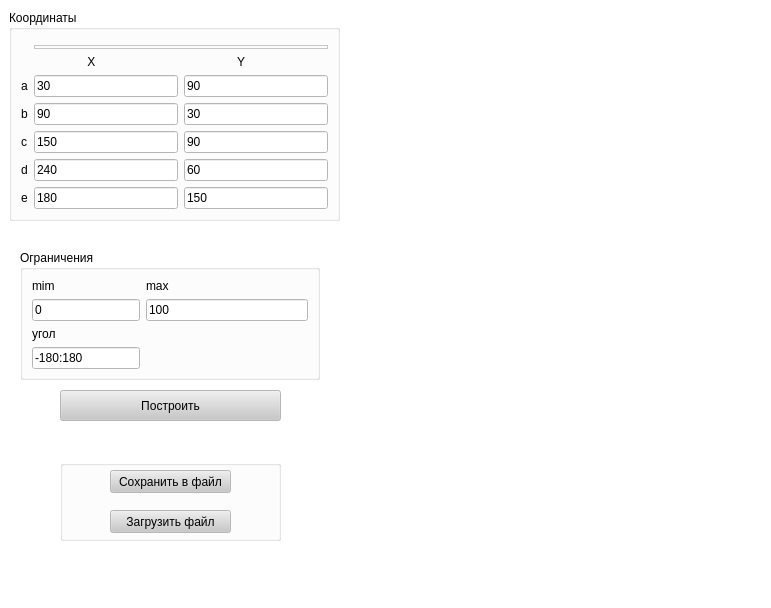
<?xml version="1.0" encoding="UTF-8"?>
<ui version="4.0">
 <class>MainWindow</class>
 <widget class="QMainWindow" name="MainWindow">
  <property name="geometry">
   <rect>
    <x>0</x>
    <y>0</y>
    <width>771</width>
    <height>608</height>
   </rect>
  </property>
  <property name="palette">
   <palette>
    <active>
     <colorrole role="WindowText">
      <brush brushstyle="SolidPattern">
       <color alpha="255">
        <red>0</red>
        <green>0</green>
        <blue>0</blue>
       </color>
      </brush>
     </colorrole>
     <colorrole role="Button">
      <brush brushstyle="SolidPattern">
       <color alpha="255">
        <red>200</red>
        <green>200</green>
        <blue>200</blue>
       </color>
      </brush>
     </colorrole>
     <colorrole role="Light">
      <brush brushstyle="SolidPattern">
       <color alpha="255">
        <red>255</red>
        <green>255</green>
        <blue>255</blue>
       </color>
      </brush>
     </colorrole>
     <colorrole role="Midlight">
      <brush brushstyle="SolidPattern">
       <color alpha="255">
        <red>170</red>
        <green>170</green>
        <blue>170</blue>
       </color>
      </brush>
     </colorrole>
     <colorrole role="Dark">
      <brush brushstyle="SolidPattern">
       <color alpha="255">
        <red>8</red>
        <green>8</green>
        <blue>8</blue>
       </color>
      </brush>
     </colorrole>
     <colorrole role="Mid">
      <brush brushstyle="SolidPattern">
       <color alpha="255">
        <red>106</red>
        <green>106</green>
        <blue>106</blue>
       </color>
      </brush>
     </colorrole>
     <colorrole role="Text">
      <brush brushstyle="SolidPattern">
       <color alpha="255">
        <red>0</red>
        <green>0</green>
        <blue>0</blue>
       </color>
      </brush>
     </colorrole>
     <colorrole role="ButtonText">
      <brush brushstyle="SolidPattern">
       <color alpha="255">
        <red>0</red>
        <green>0</green>
        <blue>0</blue>
       </color>
      </brush>
     </colorrole>
     <colorrole role="Base">
      <brush brushstyle="SolidPattern">
       <color alpha="255">
        <red>255</red>
        <green>255</green>
        <blue>255</blue>
       </color>
      </brush>
     </colorrole>
     <colorrole role="Window">
      <brush brushstyle="SolidPattern">
       <color alpha="255">
        <red>255</red>
        <green>255</green>
        <blue>255</blue>
       </color>
      </brush>
     </colorrole>
     <colorrole role="Shadow">
      <brush brushstyle="SolidPattern">
       <color alpha="255">
        <red>99</red>
        <green>15</green>
        <blue>105</blue>
       </color>
      </brush>
     </colorrole>
     <colorrole role="AlternateBase">
      <brush brushstyle="SolidPattern">
       <color alpha="255">
        <red>170</red>
        <green>255</green>
        <blue>255</blue>
       </color>
      </brush>
     </colorrole>
     <colorrole role="NoRole">
      <brush brushstyle="SolidPattern">
       <color alpha="255">
        <red>207</red>
        <green>207</green>
        <blue>207</blue>
       </color>
      </brush>
     </colorrole>
     <colorrole role="ToolTipBase">
      <brush brushstyle="SolidPattern">
       <color alpha="255">
        <red>255</red>
        <green>172</green>
        <blue>181</blue>
       </color>
      </brush>
     </colorrole>
     <colorrole role="PlaceholderText">
      <brush brushstyle="SolidPattern">
       <color alpha="128">
        <red>170</red>
        <green>0</green>
        <blue>127</blue>
       </color>
      </brush>
     </colorrole>
    </active>
    <inactive>
     <colorrole role="WindowText">
      <brush brushstyle="SolidPattern">
       <color alpha="255">
        <red>0</red>
        <green>0</green>
        <blue>0</blue>
       </color>
      </brush>
     </colorrole>
     <colorrole role="Button">
      <brush brushstyle="SolidPattern">
       <color alpha="255">
        <red>200</red>
        <green>200</green>
        <blue>200</blue>
       </color>
      </brush>
     </colorrole>
     <colorrole role="Light">
      <brush brushstyle="SolidPattern">
       <color alpha="255">
        <red>255</red>
        <green>255</green>
        <blue>255</blue>
       </color>
      </brush>
     </colorrole>
     <colorrole role="Midlight">
      <brush brushstyle="SolidPattern">
       <color alpha="255">
        <red>170</red>
        <green>170</green>
        <blue>170</blue>
       </color>
      </brush>
     </colorrole>
     <colorrole role="Dark">
      <brush brushstyle="SolidPattern">
       <color alpha="255">
        <red>8</red>
        <green>8</green>
        <blue>8</blue>
       </color>
      </brush>
     </colorrole>
     <colorrole role="Mid">
      <brush brushstyle="SolidPattern">
       <color alpha="255">
        <red>106</red>
        <green>106</green>
        <blue>106</blue>
       </color>
      </brush>
     </colorrole>
     <colorrole role="Text">
      <brush brushstyle="SolidPattern">
       <color alpha="255">
        <red>0</red>
        <green>0</green>
        <blue>0</blue>
       </color>
      </brush>
     </colorrole>
     <colorrole role="ButtonText">
      <brush brushstyle="SolidPattern">
       <color alpha="255">
        <red>0</red>
        <green>0</green>
        <blue>0</blue>
       </color>
      </brush>
     </colorrole>
     <colorrole role="Base">
      <brush brushstyle="SolidPattern">
       <color alpha="255">
        <red>255</red>
        <green>255</green>
        <blue>255</blue>
       </color>
      </brush>
     </colorrole>
     <colorrole role="Window">
      <brush brushstyle="SolidPattern">
       <color alpha="255">
        <red>255</red>
        <green>255</green>
        <blue>255</blue>
       </color>
      </brush>
     </colorrole>
     <colorrole role="Shadow">
      <brush brushstyle="SolidPattern">
       <color alpha="255">
        <red>99</red>
        <green>15</green>
        <blue>105</blue>
       </color>
      </brush>
     </colorrole>
     <colorrole role="AlternateBase">
      <brush brushstyle="SolidPattern">
       <color alpha="255">
        <red>170</red>
        <green>255</green>
        <blue>255</blue>
       </color>
      </brush>
     </colorrole>
     <colorrole role="NoRole">
      <brush brushstyle="SolidPattern">
       <color alpha="255">
        <red>207</red>
        <green>207</green>
        <blue>207</blue>
       </color>
      </brush>
     </colorrole>
     <colorrole role="ToolTipBase">
      <brush brushstyle="SolidPattern">
       <color alpha="255">
        <red>255</red>
        <green>172</green>
        <blue>181</blue>
       </color>
      </brush>
     </colorrole>
     <colorrole role="PlaceholderText">
      <brush brushstyle="SolidPattern">
       <color alpha="128">
        <red>170</red>
        <green>0</green>
        <blue>127</blue>
       </color>
      </brush>
     </colorrole>
    </inactive>
    <disabled>
     <colorrole role="WindowText">
      <brush brushstyle="SolidPattern">
       <color alpha="255">
        <red>8</red>
        <green>8</green>
        <blue>8</blue>
       </color>
      </brush>
     </colorrole>
     <colorrole role="Button">
      <brush brushstyle="SolidPattern">
       <color alpha="255">
        <red>200</red>
        <green>200</green>
        <blue>200</blue>
       </color>
      </brush>
     </colorrole>
     <colorrole role="Light">
      <brush brushstyle="SolidPattern">
       <color alpha="255">
        <red>255</red>
        <green>255</green>
        <blue>255</blue>
       </color>
      </brush>
     </colorrole>
     <colorrole role="Midlight">
      <brush brushstyle="SolidPattern">
       <color alpha="255">
        <red>170</red>
        <green>170</green>
        <blue>170</blue>
       </color>
      </brush>
     </colorrole>
     <colorrole role="Dark">
      <brush brushstyle="SolidPattern">
       <color alpha="255">
        <red>8</red>
        <green>8</green>
        <blue>8</blue>
       </color>
      </brush>
     </colorrole>
     <colorrole role="Mid">
      <brush brushstyle="SolidPattern">
       <color alpha="255">
        <red>106</red>
        <green>106</green>
        <blue>106</blue>
       </color>
      </brush>
     </colorrole>
     <colorrole role="Text">
      <brush brushstyle="SolidPattern">
       <color alpha="255">
        <red>8</red>
        <green>8</green>
        <blue>8</blue>
       </color>
      </brush>
     </colorrole>
     <colorrole role="ButtonText">
      <brush brushstyle="SolidPattern">
       <color alpha="255">
        <red>8</red>
        <green>8</green>
        <blue>8</blue>
       </color>
      </brush>
     </colorrole>
     <colorrole role="Base">
      <brush brushstyle="SolidPattern">
       <color alpha="255">
        <red>255</red>
        <green>255</green>
        <blue>255</blue>
       </color>
      </brush>
     </colorrole>
     <colorrole role="Window">
      <brush brushstyle="SolidPattern">
       <color alpha="255">
        <red>255</red>
        <green>255</green>
        <blue>255</blue>
       </color>
      </brush>
     </colorrole>
     <colorrole role="Shadow">
      <brush brushstyle="SolidPattern">
       <color alpha="255">
        <red>99</red>
        <green>15</green>
        <blue>105</blue>
       </color>
      </brush>
     </colorrole>
     <colorrole role="AlternateBase">
      <brush brushstyle="SolidPattern">
       <color alpha="255">
        <red>170</red>
        <green>255</green>
        <blue>255</blue>
       </color>
      </brush>
     </colorrole>
     <colorrole role="NoRole">
      <brush brushstyle="SolidPattern">
       <color alpha="255">
        <red>207</red>
        <green>207</green>
        <blue>207</blue>
       </color>
      </brush>
     </colorrole>
     <colorrole role="ToolTipBase">
      <brush brushstyle="SolidPattern">
       <color alpha="255">
        <red>255</red>
        <green>172</green>
        <blue>181</blue>
       </color>
      </brush>
     </colorrole>
     <colorrole role="PlaceholderText">
      <brush brushstyle="SolidPattern">
       <color alpha="128">
        <red>170</red>
        <green>0</green>
        <blue>127</blue>
       </color>
      </brush>
     </colorrole>
    </disabled>
   </palette>
  </property>
  <property name="font">
   <font>
    <stylestrategy>PreferDefault</stylestrategy>
   </font>
  </property>
  <property name="windowTitle">
   <string>MainWindow</string>
  </property>
  <property name="autoFillBackground">
   <bool>false</bool>
  </property>
  <property name="styleSheet">
   <string notr="true"/>
  </property>
  <widget class="QWidget" name="centralwidget">
   <widget class="QGroupBox" name="groupBox">
    <property name="enabled">
     <bool>true</bool>
    </property>
    <property name="geometry">
     <rect>
      <x>9</x>
      <y>10</y>
      <width>331</width>
      <height>211</height>
     </rect>
    </property>
    <property name="maximumSize">
     <size>
      <width>15000</width>
      <height>15000</height>
     </size>
    </property>
    <property name="title">
     <string>Координаты</string>
    </property>
    <property name="flat">
     <bool>true</bool>
    </property>
    <property name="checkable">
     <bool>false</bool>
    </property>
    <layout class="QGridLayout" name="gridLayout">
     <property name="topMargin">
      <number>15</number>
     </property>
     <item row="2" column="0">
      <widget class="QLabel" name="label">
       <property name="text">
        <string>a</string>
       </property>
      </widget>
     </item>
     <item row="5" column="1">
      <widget class="QLineEdit" name="lineEdit_5">
       <property name="text">
        <string>150</string>
       </property>
      </widget>
     </item>
     <item row="7" column="0">
      <widget class="QLabel" name="label_5">
       <property name="text">
        <string>e</string>
       </property>
      </widget>
     </item>
     <item row="4" column="1">
      <widget class="QLineEdit" name="lineEdit_3">
       <property name="text">
        <string>90</string>
       </property>
      </widget>
     </item>
     <item row="2" column="2">
      <widget class="QLineEdit" name="lineEdit_2">
       <property name="text">
        <string>90</string>
       </property>
      </widget>
     </item>
     <item row="1" column="1">
      <widget class="QLabel" name="label_6">
       <property name="enabled">
        <bool>true</bool>
       </property>
       <property name="layoutDirection">
        <enum>Qt::LeftToRight</enum>
       </property>
       <property name="inputMethodHints">
        <set>Qt::ImhNone</set>
       </property>
       <property name="text">
        <string>                X</string>
       </property>
       <property name="scaledContents">
        <bool>false</bool>
       </property>
      </widget>
     </item>
     <item row="6" column="1">
      <widget class="QLineEdit" name="lineEdit_7">
       <property name="text">
        <string>240</string>
       </property>
      </widget>
     </item>
     <item row="5" column="2">
      <widget class="QLineEdit" name="lineEdit_6">
       <property name="text">
        <string>90</string>
       </property>
      </widget>
     </item>
     <item row="4" column="0">
      <widget class="QLabel" name="label_2">
       <property name="text">
        <string>b</string>
       </property>
      </widget>
     </item>
     <item row="0" column="1" colspan="2">
      <widget class="QFrame" name="frame">
       <property name="frameShape">
        <enum>QFrame::StyledPanel</enum>
       </property>
       <property name="frameShadow">
        <enum>QFrame::Raised</enum>
       </property>
      </widget>
     </item>
     <item row="7" column="1">
      <widget class="QLineEdit" name="lineEdit_9">
       <property name="text">
        <string>180</string>
       </property>
      </widget>
     </item>
     <item row="2" column="1">
      <widget class="QLineEdit" name="lineEdit">
       <property name="text">
        <string>30</string>
       </property>
      </widget>
     </item>
     <item row="7" column="2">
      <widget class="QLineEdit" name="lineEdit_10">
       <property name="text">
        <string>150</string>
       </property>
      </widget>
     </item>
     <item row="5" column="0">
      <widget class="QLabel" name="label_3">
       <property name="text">
        <string>c</string>
       </property>
      </widget>
     </item>
     <item row="1" column="2">
      <widget class="QLabel" name="label_7">
       <property name="maximumSize">
        <size>
         <width>16777215</width>
         <height>13000</height>
        </size>
       </property>
       <property name="text">
        <string>                Y</string>
       </property>
      </widget>
     </item>
     <item row="6" column="2">
      <widget class="QLineEdit" name="lineEdit_8">
       <property name="text">
        <string>60</string>
       </property>
      </widget>
     </item>
     <item row="6" column="0">
      <widget class="QLabel" name="label_4">
       <property name="text">
        <string>d</string>
       </property>
      </widget>
     </item>
     <item row="4" column="2">
      <widget class="QLineEdit" name="lineEdit_4">
       <property name="text">
        <string>30</string>
       </property>
      </widget>
     </item>
    </layout>
   </widget>
   <widget class="QGroupBox" name="groupBox_2">
    <property name="geometry">
     <rect>
      <x>20</x>
      <y>250</y>
      <width>300</width>
      <height>130</height>
     </rect>
    </property>
    <property name="title">
     <string>Ограничения</string>
    </property>
    <layout class="QFormLayout" name="formLayout">
     <item row="0" column="0">
      <widget class="QLabel" name="label_8">
       <property name="text">
        <string>mim</string>
       </property>
      </widget>
     </item>
     <item row="0" column="1">
      <widget class="QLabel" name="label_9">
       <property name="text">
        <string>max</string>
       </property>
      </widget>
     </item>
     <item row="1" column="1">
      <widget class="QLineEdit" name="lineEdit_12">
       <property name="text">
        <string>100</string>
       </property>
      </widget>
     </item>
     <item row="2" column="0">
      <widget class="QLabel" name="label_10">
       <property name="text">
        <string>угол </string>
       </property>
      </widget>
     </item>
     <item row="3" column="0">
      <widget class="QLineEdit" name="lineEdit_13">
       <property name="text">
        <string>-180:180</string>
       </property>
      </widget>
     </item>
     <item row="1" column="0">
      <widget class="QLineEdit" name="lineEdit_11">
       <property name="text">
        <string>0</string>
       </property>
      </widget>
     </item>
    </layout>
   </widget>
   <widget class="QPushButton" name="pushButton">
    <property name="geometry">
     <rect>
      <x>60</x>
      <y>390</y>
      <width>221</width>
      <height>31</height>
     </rect>
    </property>
    <property name="styleSheet">
     <string notr="true"/>
    </property>
    <property name="text">
     <string>Построить</string>
    </property>
   </widget>
   <widget class="QWidget" name="gridLayoutWidget">
    <property name="geometry">
     <rect>
      <x>350</x>
      <y>10</y>
      <width>411</width>
      <height>531</height>
     </rect>
    </property>
    <layout class="QGridLayout" name="gridLayout_2"/>
   </widget>
   <widget class="QPushButton" name="pushButton_2">
    <property name="geometry">
     <rect>
      <x>110</x>
      <y>470</y>
      <width>121</width>
      <height>23</height>
     </rect>
    </property>
    <property name="mouseTracking">
     <bool>false</bool>
    </property>
    <property name="text">
     <string>Сохранить в файл</string>
    </property>
   </widget>
   <widget class="QPushButton" name="pushButton_3">
    <property name="geometry">
     <rect>
      <x>110</x>
      <y>510</y>
      <width>121</width>
      <height>23</height>
     </rect>
    </property>
    <property name="text">
     <string>Загрузить файл</string>
    </property>
   </widget>
   <widget class="QGroupBox" name="groupBox_3">
    <property name="geometry">
     <rect>
      <x>60</x>
      <y>460</y>
      <width>221</width>
      <height>81</height>
     </rect>
    </property>
    <property name="title">
     <string/>
    </property>
    <layout class="QFormLayout" name="formLayout_2"/>
   </widget>
   <zorder>groupBox_3</zorder>
   <zorder>groupBox</zorder>
   <zorder>groupBox_2</zorder>
   <zorder>pushButton</zorder>
   <zorder>gridLayoutWidget</zorder>
   <zorder>pushButton_2</zorder>
   <zorder>pushButton_3</zorder>
  </widget>
  <widget class="QMenuBar" name="menubar">
   <property name="geometry">
    <rect>
     <x>0</x>
     <y>0</y>
     <width>771</width>
     <height>26</height>
    </rect>
   </property>
  </widget>
 </widget>
 <tabstops>
  <tabstop>lineEdit_4</tabstop>
  <tabstop>lineEdit_2</tabstop>
  <tabstop>lineEdit_3</tabstop>
  <tabstop>lineEdit</tabstop>
  <tabstop>lineEdit_5</tabstop>
  <tabstop>lineEdit_6</tabstop>
  <tabstop>lineEdit_7</tabstop>
 </tabstops>
 <resources/>
 <connections/>
</ui>
